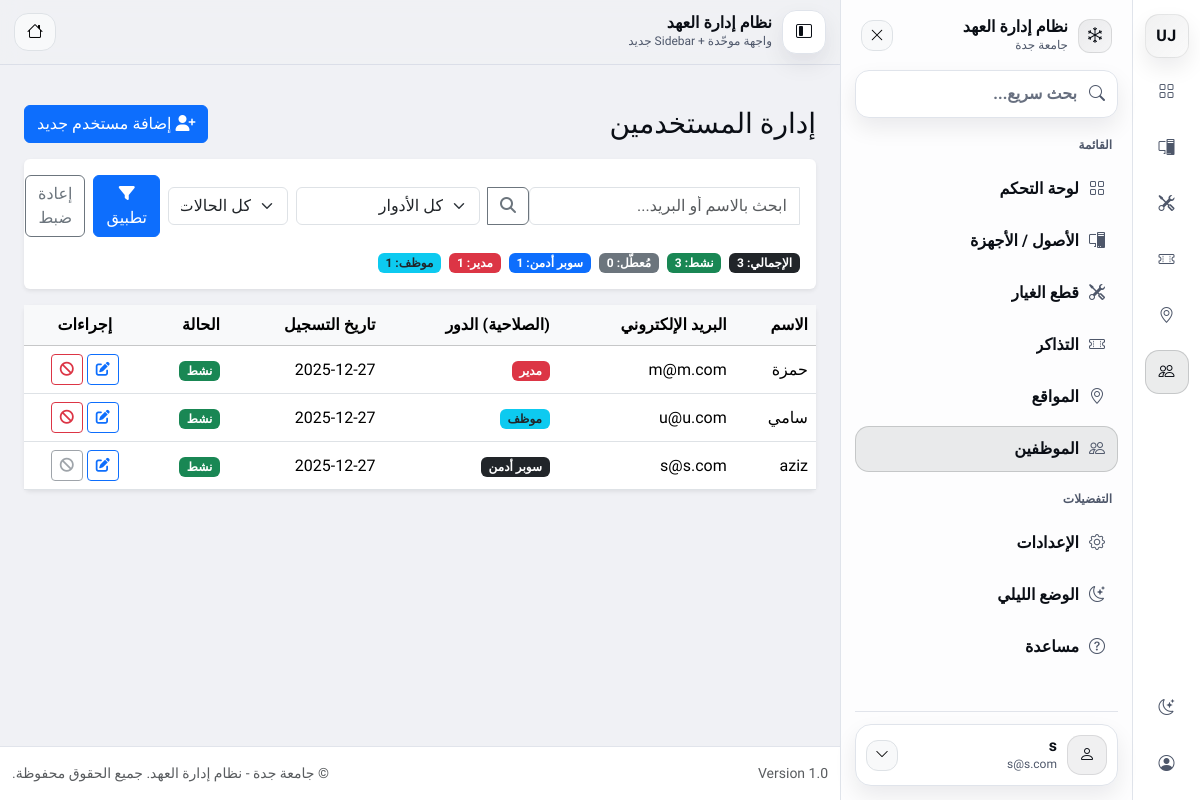
Page /index.php?page=users/index (signed in) on the earlier database version.
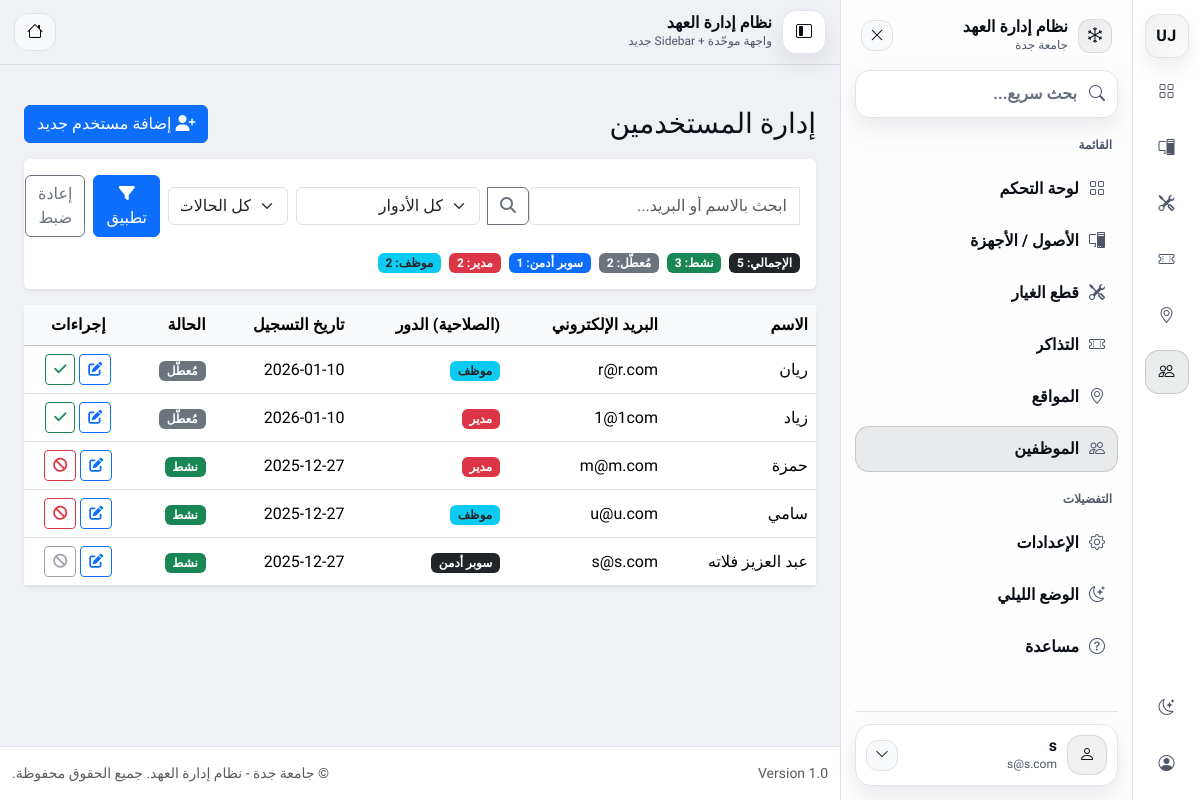
Same page on the later database version.
### tables this page shows
CREATE TABLE `users` (
  `id` int(11) NOT NULL,
  `username` varchar(50) NOT NULL,
  `email` varchar(100) NOT NULL,
  `password` varchar(255) NOT NULL,
  `role` enum('super_admin','manager','user') NOT NULL DEFAULT 'user',
  `created_at` datetime DEFAULT current_timestamp(),
  `job_title` varchar(100) DEFAULT NULL,
  `department` varchar(100) DEFAULT NULL,
  `phone` varchar(20) DEFAULT NULL,
  `avatar` varchar(255) DEFAULT 'default_avatar.png',
  `lang` varchar(5) DEFAULT 'ar',
  `dark_mode` tinyint(1) DEFAULT 0,
  `name` varchar(100) DEFAULT 'User',
  `manager_id` int(11) DEFAULT NULL,
  `is_active` tinyint(1) NOT NULL DEFAULT 1
);

### app/controllers/UsersController.php (called while the page is built, shortened)
<?php
class UsersController extends Controller
{
    private $userModel;
    public function __construct()
    {
        $this->userModel = $this->model('User');
    }
    public function index()
    {
        $role = normalizeRole(currentRole());
        $users = [];
        if ($role === 'super_admin') {
            $users = $this->userModel->getUsers();
        } elseif ($role === 'manager') {
            $users = $this->userModel->getUsersByManager((int)($_SESSION['user_id'] ?? 0));
        } else {
            flash('access_denied', 'ليس لديك صلاحية لعرض المستخدمين', 'alert alert-danger');
            redirect('index.php?page=dashboard');
            exit;
        }
        $this->view('users/index', ['users' => $users]);
        exit;
    }
}

### app/libraries/Database.php (called while the page is built, shortened)
<?php
class Database {
    private $host = 'localhost';
    private $user = 'root';
    private $pass = '';
    private $dbname = 'it_inventory';
    private $dbh;
    private $stmt;
    public function __construct() {
        $dsn = 'mysql:host=' . $this->host . ';dbname=' . $this->dbname;
        $options = array(
            PDO::ATTR_PERSISTENT => true,
            PDO::ATTR_ERRMODE => PDO::ERRMODE_EXCEPTION
        );
        try {
            $this->dbh = new PDO($dsn, $this->user, $this->pass, $options);
        } catch(PDOException $e) {
            $this->error = $e->getMessage();
            echo $this->error;
        }
    }
    public function query($sql) {
        $this->stmt = $this->dbh->prepare($sql);
    }
    public function bind($param, $value, $type = null) {
        if (is_null($type)) {
            switch (true) {
                case is_int($value):
                    $type = PDO::PARAM_INT;
                    break;
            }
        }
        $this->stmt->bindValue($param, $value, $type);
    }
    public function execute() {
        return $this->stmt->execute();
    }
    public function resultSet() {
        $this->execute();
        return $this->stmt->fetchAll(PDO::FETCH_OBJ);
    }
}

### app/models/User.php (called while the page is built, shortened)
<?php
class User
{
    private $db;
    public function __construct()
    {
        $this->db = new Database;
    }
  public function getUsers(){
    $this->db->query("
        SELECT id, username, name, email, role, manager_id, created_at, is_active
        FROM users
        ORDER BY id DESC
    ");
    return $this->db->resultSet();
}
}

### app/views/users/index.php (the view, shortened to what the changed rows need)
<?php require_once APPROOT . '/views/layouts/header.php'; ?>
<?php
$users = $data['users'] ?? ($users ?? []);
$sessionRole = strtolower(trim((string)($_SESSION['user_role'] ?? 'user')));
$canManageUsers = in_array($sessionRole, ['super_admin', 'superadmin'], true);
$q = trim((string)($_GET['q'] ?? ''));
$normRole = function($r) {
  $r = strtolower(trim((string)$r));
  if ($r === 'superadmin') return 'super_admin';
  if ($r === 'super_admin') return 'super_admin';
  if ($r === 'manager') return 'manager';
  return 'user';
};
$filtered = $users;
$total = count($users);
$superCount = $managerCount = $userCount = 0;
$activeCount = $inactiveCount = 0;
foreach ($users as $u) {
  $r = $normRole($u->role ?? 'user');
  if ($r === 'super_admin') $superCount++;
  elseif ($r === 'manager') $managerCount++;
  else $userCount++;
  $a = isset($u->is_active) ? (int)$u->is_active : 1;
  if ($a === 1) $activeCount++; else $inactiveCount++;
}
function roleBadgeText($r) {
  if ($r === 'super_admin') return 'سوبر أدمن';
  if ($r === 'manager') return 'مدير';
  return 'موظف';
}
?>
<div class="container py-4">
  <div class="d-flex flex-wrap justify-content-between align-items-center gap-2 mb-3">
    <h3 class="mb-0">إدارة المستخدمين</h3>
    <div class="d-flex gap-2 align-items-center">
      <?php if ($canManageUsers): ?>
        <a class="btn btn-primary" href="<?php echo URLROOT; ?>/index.php?page=users/add">
          <i class="fa fa-user-plus"></i> إضافة مستخدم جديد
        </a>
      <?php else: ?>
        <span class="badge bg-secondary">عرض فقط</span>
      <?php endif; ?>
    </div>
  </div>
  <div class="card shadow-sm border-0 mb-3">
    <div class="card-body">
      <form class="row g-2 align-items-center" method="GET" action="<?php echo URLROOT; ?>/index.php">
        <div class="col-md-5">
          <div class="input-group">
            <input type="text" name="q" class="form-control" value="<?php echo htmlspecialchars($q); ?>" placeholder="ابحث بالاسم أو البريد...">
            <button class="btn btn-outline-secondary" type="submit"><i class="fa fa-search"></i></button>
          </div>
        </div>
        <div class="col-md-3">
          <select name="role" class="form-select">
            <option value="">كل الأدوار</option>
          </select>
        </div>
        <div class="col-md-2">
          <select name="status" class="form-select">
            <option value="">كل الحالات</option>
          </select>
        </div>
        <div class="col-md-2 d-flex gap-2">
          <button class="btn btn-primary w-100" type="submit"><i class="fa fa-filter"></i> تطبيق</button>
          <a class="btn btn-outline-secondary w-100" href="<?php echo URLROOT; ?>/index.php?page=users/index">إعادة ضبط</a>
        </div>
      </form>
      <div class="mt-3 d-flex flex-wrap gap-2">
        <span class="badge bg-dark">الإجمالي: <?php echo (int)$total; ?></span>
        <span class="badge bg-success">نشط: <?php echo (int)$activeCount; ?></span>
        <span class="badge bg-secondary">مُعطّل: <?php echo (int)$inactiveCount; ?></span>
        <span class="badge bg-primary">سوبر أدمن: <?php echo (int)$superCount; ?></span>
        <span class="badge bg-danger">مدير: <?php echo (int)$managerCount; ?></span>
        <span class="badge bg-info text-dark">موظف: <?php echo (int)$userCount; ?></span>
      </div>
    </div>
  </div>
  <div class="card shadow-sm border-0">
    <div class="card-body p-0">
      <div class="table-responsive">
        <table class="table mb-0 align-middle">
          <thead class="table-light">
            <tr>
              <th class="text-end">الاسم</th>
              <th class="text-end">البريد الإلكتروني</th>
              <th class="text-end">(الصلاحية) الدور</th>
              <th class="text-end">تاريخ التسجيل</th>
              <th class="text-end">الحالة</th>
              <th class="text-center">إجراءات</th>
            </tr>
          </thead>
          <tbody>
            <?php if (empty($filtered)): ?>
              <tr>
                <td colspan="6" class="text-center text-muted py-4">لا يوجد مستخدمين مسجلين.</td>
              </tr>
            <?php else: ?>
              <?php foreach ($filtered as $u): ?>
                <?php
                  $name = $u->name ?? ($u->username ?? '-');
                  $email = $u->email ?? '-';
                  $r = $normRole($u->role ?? 'user');
                  $createdAt = !empty($u->created_at) ? date('Y-m-d', strtotime($u->created_at)) : '-';
                  $uid = (int)($u->id ?? 0);
                  $active = isset($u->is_active) ? (int)$u->is_active : 1;
                ?>
                <tr>
                  <td class="text-end"><?php echo htmlspecialchars($name); ?></td>
                  <td class="text-end" dir="ltr"><?php echo htmlspecialchars($email); ?></td>
                  <td class="text-end">
                    <?php
                      $txt = roleBadgeText($r);
                      $cls = ($r==='super_admin') ? 'bg-dark' : (($r==='manager') ? 'bg-danger' : 'bg-info text-dark');
                    ?>
                    <span class="badge <?php echo $cls; ?>"><?php echo $txt; ?></span>
                  </td>
                  <td class="text-end" dir="ltr"><?php echo htmlspecialchars($createdAt); ?></td>
                  <td class="text-end">
                    <?php if ($active === 1): ?>
                      <span class="badge bg-success">نشط</span>
                    <?php else: ?>
                      <span class="badge bg-secondary">مُعطّل</span>
                    <?php endif; ?>
                  </td>
                  <td class="text-center">
                    <?php if ($canManageUsers): ?>
                      <a class="btn btn-sm btn-outline-primary" href="<?php echo URLROOT; ?>/index.php?page=users/edit&id=<?php echo $uid; ?>">
                        <i class="fa fa-edit"></i>
                      </a>
                      <?php if ((int)($_SESSION['user_id'] ?? 0) !== $uid): ?>
                        <form method="POST" action="<?php echo URLROOT; ?>/index.php?page=users/delete" class="d-inline">
                          <button type="submit" class="btn btn-sm <?php echo ($active===1)?'btn-outline-danger':'btn-outline-success'; ?>"
                                  onclick="return confirm('<?php echo ($active===1)?'تعطيل المستخدم؟':'تفعيل المستخدم؟'; ?>');">
                            <i class="fa <?php echo ($active===1)?'fa-ban':'fa-check'; ?>"></i>
                          </button>
                        </form>
                      <?php else: ?>
                        <button type="button" class="btn btn-sm btn-outline-secondary" disabled title="لا يمكنك تعطيل حسابك">
                          <i class="fa fa-ban"></i>
                        </button>
                      <?php endif; ?>
                    <?php else: ?>
                      —
                    <?php endif; ?>
                  </td>
                </tr>
              <?php endforeach; ?>
            <?php endif; ?>
          </tbody>
        </table>
      </div>
    </div>
  </div>
</div>
<?php require_once APPROOT . '/views/layouts/footer.php'; ?>

Differences in the rows shown:
added users: name "ريان", email "r@r.com", role "موظف", created_at "2026-01-10", is_active "مُعطّل"
added users: name "زياد", email "1@1com", role "مدير", created_at "2026-01-10", is_active "مُعطّل"
changed users "s@s.com": name "aziz" → "عبد العزيز فلاته"
Other differences:
$total: "3" → "5"
$inactiveCount: "0" → "2"
$managerCount: "1" → "2"
$userCount: "1" → "2"
